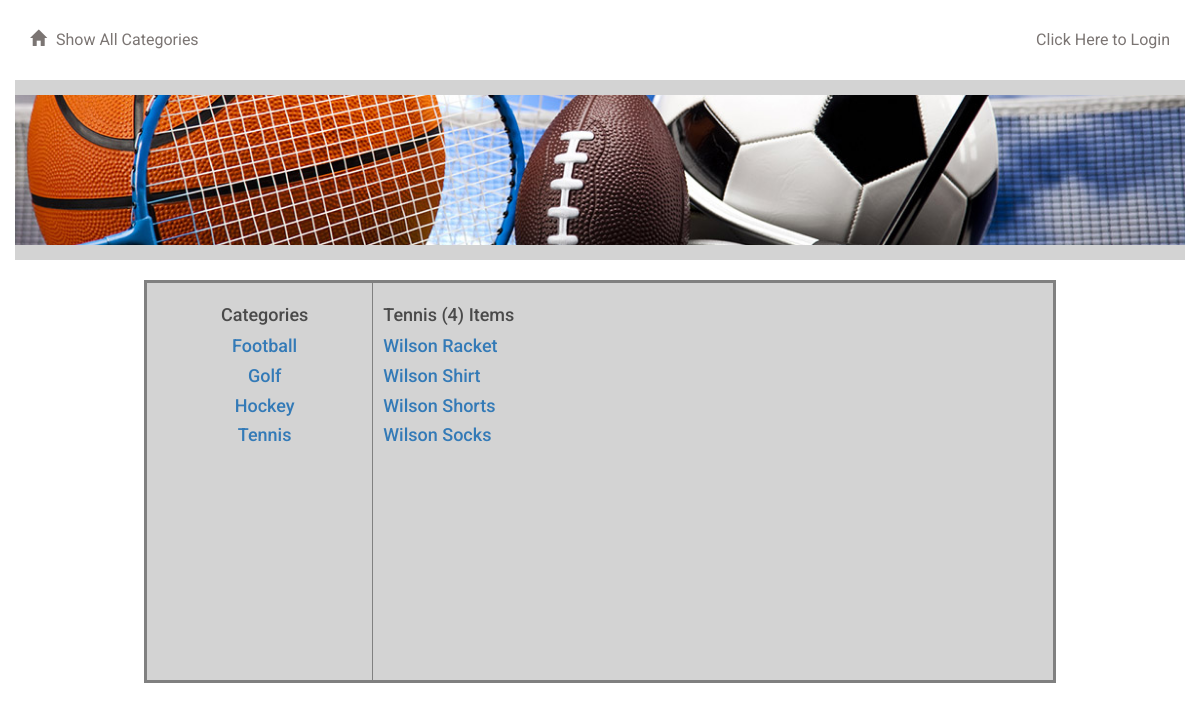
Page /category/1/ on the committed database.
### database_setup.py (models this page shows, shortened)
class Category(Base):
    __tablename__ = 'category'
    id = Column(Integer, primary_key=True)
    name = Column(String(250), nullable=False)
    user_id = Column(Integer, ForeignKey('user.id'))
    user = relationship(User)

class Item(Base):
    __tablename__ = 'item'
    name = Column(String(80), nullable=False)
    id = Column(Integer, primary_key=True)
    description = Column(String(250))
    create_dttm = Column(String(23))
    category_id = Column(Integer, ForeignKey('category.id'))
    category = relationship(Category)
    user_id = Column(Integer, ForeignKey('user.id'))
    user = relationship(User)

### project.py (the view)
@app.route('/category/<int:category_id>/')
def showCategoryItem(category_id):
    categories = session.query(Category).order_by(asc(Category.name))
    items = session.query(Item).order_by(asc(Item.name)) \
        .filter_by(category_id=category_id).all()
    for item in items:
        cat_name = item.category.name
    itemcnt = "(" + str(session.query(Item)
                        .filter_by(category_id=category_id).count()) + ")"
    splash_scrn = '0'
    if 'username' not in login_sess:
        return render_template('categorypublic.html', categories=categories,
                               items=items, itemcnt=itemcnt, cat_name=cat_name)
    else:
        return render_template('category.html', categories=categories,
                               items=items, itemcnt=itemcnt, cat_name=cat_name)

### templates/categorypublic.html (shortened to what this page needs)
{% extends "main.html" %}
{% block content %}
{% include "header.html" %}
	<div class="row divider blue">
		<div class="col-md-12"></div>
	</div>
	<div class="row banner main">
		<div class="col-md-1"></div>
		<div class="col-md-11 padding-none">
		</div>
	</div>
	<div class="row divider blue">
		<div class="col-md-12"></div>
	</div>
<br>
<table align="center" style="width:80%"  border = "3" cellspacing="2" bordercolor="gray" >
	<tr height="400" bgcolor="lightgray">
		<td width="25%" valign="top">
			<div align="center" style="margin-left:10px";>
          	{% if splash_scrn == '1' %}
					    <h3> Categories </h3>
		        {% else %}
			        <h3> Categories </h3>
			      {% endif %}
	         {% for category in categories %}
		        <a href = "{{url_for('showCategoryItem', category_id = category.id)}}">
						<h4>{{category.name}}</h4>
		        </a>
		        {% endfor %}
		    </div>
	</td>
		<td width="75%" valign="top">
	<div align="left" valign="top" style="margin-left:10px";>
            {% if splash_scrn == '1' %}
					    <h3> Most Recently Added {{itemcnt}} Items </h3>
		        {% else %}
			        <h3> {{cat_name}}  {{itemcnt}} Items </h3>
			      {% endif %}
	{% for item in items %}
		<a href = "{{url_for('showItem', item_id = item.id)}}">
						{% if splash_scrn == '1' %}
					    <h4> {{item.name}} ({{item.category.name}}) </h4>
		        {% else %}
			        <h4> {{item.name}} </h4>
			      {% endif %}
		</a>
		{% endfor %}
	</div>
	</td>
</tr>
{% endblock %}

### static/styles.css (style rules this page uses)
* { font-family: "Helvetica Neue Bold", Roboto, Helvetica, Arial, sans-serif; font-weight: 700; }
h3 { font-size: 18px; color: #4A4A4A; line-height: 23px; }
table { table-layout: fixed; }
.padding-none { padding: 0; }
.divider { height: 15px; }
.divider.blue { background-color: lightgray; }
.banner.main { height: 150px; background: url("/static/top-banner.jpg"); background-position: right; background-repeat: no-repeat; background-size: cover; }

### rows in the picture
Category: name "Football"
Category: name "Golf"
Category: name "Hockey"
Category: name "Tennis"
Item: name "Wilson Racket"
Item: name "Wilson Shirt"
Item: name "Wilson Shorts"
Item: name "Wilson Socks"

### other values in the picture
{{ itemcnt }} "(4)"
